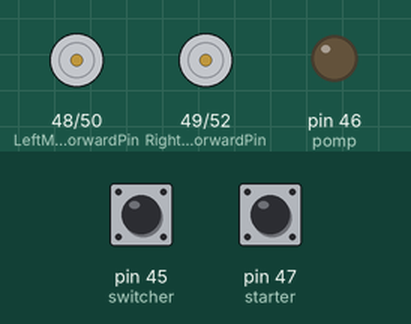
A sketch run on a simulated Arduino Mega 2560, built with avr-gcc and run on an emulated ATmega2560. Parts: motor-driver pin pairs drawn as motors (green arrow = first pin HIGH = forward, orange = second pin HIGH = backward, longer = more drive, scaled by the enable pin), output pins drawn as LEDs (lit = HIGH). Inputs (shaded band) come from the test bench; at power-on: pin 47 (starter) HIGH, pin 45 (switcher) HIGH.

Above: at 0.8 s.
0.9 s: pin 47 (starter) pulled LOW for 0.15 s
At 1.2 s:
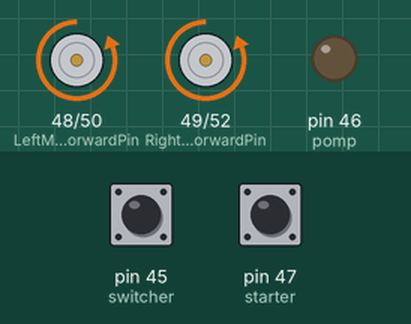
Timing chart, 0 to 7.4 s (numbered marks = the images above; inputs shaded):
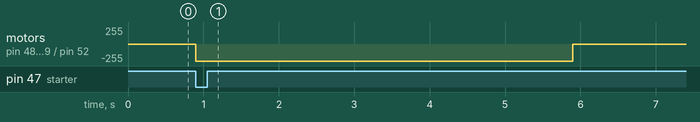

The sketch:

Small.ino
```cpp
#include <Wire.h>
#include "PCA9685.h"

const int PURPLE = 0;
const int YELLOW = 1;

int SIDE = PURPLE;


int L = 0;
int R = 1;

int starter = 47;
int switcher = 45;

PCA9685 driver;
PCA9685_ServoEvaluator pwmServo(102, 470);

int angles[5] = {0, 0, 0, 0, 0};
int pomp = 46;

#define LeftMotorBackwardPin 50
#define LeftMotorForwardPin 48
#define LeftMotorSpeedPin 51
#define LeftEncoderPin 5

#define RightMotorBackwardPin 52
#define RightMotorForwardPin 49
#define RightMotorSpeedPin 53
#define RightEncoderPin 6

String SUC = "~";  // символ успешного выполнения команды (см. api.py)
String ERR = "|";  // символ ошибки выполнения команды (см. api.py)
String REC = "-";  // символ успешного принятния команды (см. api.py)

void setup() {
  Wire.begin();
  Wire.setClock(400000);
  driver.resetDevices();
  driver.init(B000000);
  driver.setPWMFrequency(50);
  pinMode(pomp, OUTPUT);
  pinMode(LeftMotorForwardPin, OUTPUT);
  pinMode(LeftMotorBackwardPin, OUTPUT);

  pinMode(RightMotorForwardPin, OUTPUT);
  pinMode(RightMotorBackwardPin, OUTPUT);

  pinMode(LeftMotorSpeedPin, OUTPUT);
  pinMode(RightMotorSpeedPin, OUTPUT);

  pinMode(LeftEncoderPin, INPUT_PULLUP);
  pinMode(RightEncoderPin, INPUT_PULLUP);

  pinMode(switcher,  INPUT_PULLUP);
  pinMode(starter,  INPUT_PULLUP);
  Serial.setTimeout(150);

  while (digitalRead(starter) != 0) {}

  if (digitalRead(switcher) == 1) {
    SIDE = PURPLE;
    Serial.println("PURPLE");
  } else {
    SIDE = YELLOW;
    Serial.println("YELLOW");
  }
  analogWrite(LeftMotorSpeedPin, 100);
  analogWrite(RightMotorSpeedPin, 100);
  digitalWrite(LeftMotorForwardPin, HIGH);
  digitalWrite(RightMotorForwardPin, HIGH);

  digitalWrite(LeftMotorForwardPin, LOW);
  digitalWrite(RightMotorForwardPin, LOW);

  Serial.begin(9600);
  Serial1.begin(9600);
}

/*    Команды представленны в виде имя(параметр1, параметр2)    */
void loop() {
  digitalWrite(LeftMotorBackwardPin, HIGH);
  digitalWrite(RightMotorBackwardPin, HIGH);
  digitalWrite(LeftMotorForwardPin, LOW);
  digitalWrite(RightMotorForwardPin, LOW);
  analogWrite(LeftMotorSpeedPin, 250);
  analogWrite(RightMotorSpeedPin, 250);
  delay(5000);
  digitalWrite(LeftMotorForwardPin, LOW);
  digitalWrite(RightMotorForwardPin, LOW);
  digitalWrite(LeftMotorBackwardPin, LOW);
  digitalWrite(RightMotorBackwardPin, LOW);
  delay(100000);
  //  if (Serial1.available() > 0) {
  int data = Serial1.read();
  Serial.println(data);
  //  }
  //  while (Serial.available() > 0) {  // ждём команду
  //    String in = String(Serial.readStringUntil('\n'));  // считывание строки
  //    if (in != "") {
  //      Serial.println(in);
  //      String cmd = split(in, '(', 0);  // находим имя команды
  //      String params = split(split(in, '(', 1), ')', 0);  // массив с параметрами
  //      if (cmd == "cf") {  // калибровка: вперёд
  //        Serial.print(REC);  // подтверждение принятия
  //        c_f();
  //        Serial.print(SUC);  // подтверждение выполнения
  //      }
  //      else if (cmd == "cb") {  // калибровка: назад
  //        Serial.print(REC);  // подтверждение принятия
  //        backward(2);
  //        Serial.print(SUC);  // подтверждение выполнения
  //      }
  //      else if (cmd == "cl") {  // калибровка: влево
  //        Serial.print(REC);  // подтверждение принятия
  //        left(8);
  //        Serial.print(SUC);  // подтверждение выполнения
  //      }
  //      else if (cmd == "cr") {  // калибровка: вправо
  //        Serial.print(REC);  // подтверждение принятия
  //        right(8);
  //        Serial.print(SUC);  // подтверждение выполнения
  //      }
  //      else if (cmd == "f") {
  //        int dist = split(params, ",", 0).toInt();
  //        forward(dist);
  //      }
  //      else if (cmd == "b") {
  //        int dist = split(params, ",", 0).toInt();
  //        backward(dist);
  //      }
  //      else if (cmd == "ccb") {
  //        int dist = split(params, ",", 0).toInt();
  //        backward_calib(dist);
  //      }
  //      else if (cmd == "l") {
  //        int dist = split(params, ",", 0).toInt();
  //        left(dist);
  //      }
  //      else if (cmd == "r") {
  //        int dist = split(params, ",", 0).toInt();
  //        right(dist);
  //      }
  //      else {
  //        Serial.print(in);
  //        Serial.print(REC);  // подтверждение принятия
  //        delay(100);
  //        Serial.print(ERR);
  //      }
  //    } else {
  //      Serial.print(in);
  //      Serial.print(REC);  // подтверждение принятия
  //      delay(100);
  //      Serial.print(ERR);
  //    }
  //  }
}
```

Communication.ino
```cpp
boolean newData = false;
const byte numChars = 32;
char receivedChars[numChars];

String getString() {
  static boolean recvInProgress = false;
  static byte ndx = 0;
  char startMarker = '<';
  char endMarker = '\n';
  char rc;

  rc = Serial.read();

  if (recvInProgress == true) {
    if (rc != endMarker) {
      receivedChars[ndx] = rc;
      ndx++;
      if (ndx >= numChars) {
        ndx = numChars - 1;
      }
    }
    else {
      receivedChars[ndx] = '\0'; // terminate the string
      recvInProgress = false;
      ndx = 0;
      newData = true;
    }
  }

  else if (rc == startMarker) {
    recvInProgress = true;
  }

  if (newData == true) {
    newData = false;
    return receivedChars;
  } else {
    return "";
  }

}

String split2(String data, char separator, int index) {
  int maxIndex = data.length() - 1;
  int j = 0;
  String chunkVal = "";

  for (int i = 0; i <= maxIndex && j <= index; i++)
  {
    chunkVal.concat(data[i]);

    if (data[i] == separator)
    {
      j++;

      if (j > index)
      {
        chunkVal.trim();
        return chunkVal;
      }

      chunkVal = "";
    }
    else if ((i == maxIndex) && (j < index)) {
      chunkVal = "";
      return chunkVal;
    }
  }
}

String split(String StringToSplit, char SplitChar, int StringPartIndex) {
  StringToSplit += SplitChar;
  String originallyString = StringToSplit;
  String outString = "";
  for (int i1 = 0; i1 <= StringPartIndex; i1++)
  {
    outString = "";
    int SplitIndex = StringToSplit.indexOf(SplitChar);

    if (SplitIndex == -1)
    {
      return outString;
    }
    for (int i2 = 0; i2 < SplitIndex; i2++)
    {
      outString += StringToSplit.charAt(i2);
    }
    StringToSplit = StringToSplit.substring(StringToSplit.indexOf(SplitChar) + 1);
  }
  return outString;
}
```

Manipulator.ino
```cpp
void setAngle_(int servo_id, int angle) {
  driver.setChannelPWM(servo_id, pwmServo.pwmForAngle(angle));
}
void setAngle(int servo_id, int angle, int del) {
  if (del == 0) {
    setAngle_(servo_id, angle);
    angles[servo_id] = angle;
    return;
  }

  int prev = angles[servo_id];
  int curr = angle;

  if (prev < curr) {
    for (int a = prev; a <= curr; ++a) {
      setAngle_(servo_id, a);
      delay(del);
    }
  } else {
    for (int a = prev; a > curr; --a) {
      setAngle_(servo_id, a);
      delay(del);
    }
  }

  angles[servo_id] = curr;
}
void setAngle(int servo_id, int angle) {
  setAngle(servo_id, -angle, 0);
  angles[servo_id] = angle;
}

void startPark() {
  setAngle(1, -30);
  setAngle(2, 20);
  setAngle(3, 80);
  setAngle(4, 60);
}

void park() {
  setAngle(1, -30);
  setAngle(2, 20);
  setAngle(3, 80);
  setAngle(4, 40);
}

void straight() {
  setAngle(0, 0);
  for (int i = 1; i < 5; ++i) {
    setAngle(i, 10);
    delay(10);
  }
}

void enablePomp() {
  digitalWrite(pomp, LOW);
}

void disablePomp() {
  digitalWrite(pomp, HIGH);
}

void ostrich() {  // спрятал голову в песок
  setAngle(1, 75);
  setAngle(2, -65);
  setAngle(3, -78);
  delay(1000);
  setAngle(0, 80);
}

void putUp(int dir) {
  setAngle(0, dir == L ? 20 : -12); // L - 20
  setAngle(1, -5); // L - -5
  setAngle(2, dir == L ? -20 : -25);
  setAngle(3, dir == L ? -45 : -50); //L - -45
}

void putDown(int dir) {
  setAngle(0, dir == L ? 25 : -20); // L - 20
  setAngle(1, dir == L ? 40 : 35); // L - -5
  setAngle(2, dir == L ? -90 : -90);
  setAngle(3, dir == L ? -45 : -45); //L - -45
}

void grab(int angle, double distance, double height) {
  setAngle(0, angle, 10);

  delay(400);

  double a1 = 30 + 50 * distance;
  double a2 =  0 + 50 * (1 - distance);
  double a4 = 20 + 38 * distance;

  a1 -= 10 * height;
  a4 += 10 * height;

  setAngle(4, 20);
  delay(100);
  setAngle(1, a1);
  setAngle(2, a2);
  setAngle(3, a2);
}

void grab() {
  setAngle(0, 0);
  setAngle(1, 80);
  setAngle(3, 40);
  delay(1000);
  straight();
  enablePomp();
  grab(0, 0.25, 0.9);
  delay(1000);
  straight();
  delay(1000);
}

void midPos() {
  setAngle(1, 60);
  setAngle(2, -40);
  setAngle(3, -85);
  setAngle(4, -10);
}

void takeUp() {
  setAngle(1, 35);
  setAngle(1, 0);
  setAngle(3, -45);
}

void takeDown() {
  setAngle(1, 35);
  setAngle(2, -80);
  setAngle(3, -60);
  setAngle(4, -20);
}

void kickRight() {
  disablePomp();
  setAngle(0, 20);
  delay(1000);
}

void kickLeft() {
  disablePomp();
  delay(300);
  setAngle(0, -20);
  delay(1000);
}

void zero() {
  disablePomp();
  setAngle(1, 45);
  setAngle(4, 10);
  ostrich();
}


void takeLU() {
  grab();
  midPos();
  delay(1000);
  setAngle(0, 20);
  takeUp();
  delay(1000);
  kickLeft();
  zero();
}

void takeRU() {
  grab();
  midPos();
  delay(1000);
  setAngle(0, -25);
  takeUp();
  delay(1000);
  kickRight();
  zero();
}

void takeLD() {
  grab();
  midPos();
  delay(1000);
  setAngle(0, 23);
  takeDown();
  delay(300);
  kickLeft();
  zero();
}

void takeRD() {
  enablePomp();
  grab();
  midPos();
  delay(1000);
  setAngle(0, -35);
  takeDown();
  delay(300);
  delay(300);
  kickRight();
  zero();
}

int takeNumber = 0;
void take() {
  switch (takeNumber) {
    case 3:
      takeRU();
      break;
    case 1:
      takeLU();
      break;
    case 2:
      takeLD();
      break;
    case 0:
      takeRD();
      break;
  }
  takeNumber++;
}
```

Wheels.ino
```cpp
float TicksInRotation = 400;
float WheelRadius = 4;
float WheelLength = WheelRadius * PI * 2;

int total_ticks = 0;
//void forward(int dist) {
//  int times = dist / 2;
//  total_ticks = 0;
//  for (int i = 0; i < times; i++) {
//    cf(true);
//  }
//}

void cf(bool smooth) {
  long int ticks = cm2tick(2);

  digitalWrite(LeftMotorForwardPin, HIGH);
  digitalWrite(RightMotorForwardPin, HIGH);
  if (!smooth) {
    total_ticks = 0;
  }
  go(ticks, SIDE == PURPLE ? 100 : 60, SIDE == PURPLE ? 60 : 100, smooth);

  digitalWrite(LeftMotorForwardPin, LOW);
  digitalWrite(RightMotorForwardPin, LOW);
}

void c_f() {
  int dist = 8;
  int times = dist / 2;
  total_ticks = 0;
  for (int i = 0; i < times; i++) {
    cf(false);
  }
}

void forward(int mm) {
  analogWrite(LeftMotorSpeedPin, 105);
  analogWrite(RightMotorSpeedPin, 60);

  digitalWrite(LeftMotorForwardPin, HIGH);
  digitalWrite(RightMotorForwardPin, HIGH);

  int lastState = 0;
  int counter = 0;
  int ticks = (500.0 / 190.0) * mm;
  while (counter <= ticks) {
    int cur = digitalRead(RightEncoderPin);
    if (cur != lastState) {
      lastState = cur;
      counter++;
    }
  }

  digitalWrite(LeftMotorForwardPin, LOW);
  digitalWrite(RightMotorForwardPin, LOW);

  digitalWrite(LeftMotorBackwardPin, HIGH);
  digitalWrite(RightMotorBackwardPin, HIGH);
  delay(50);
  digitalWrite(LeftMotorBackwardPin, LOW);
  digitalWrite(RightMotorBackwardPin, LOW);
  left(5);
}

void backward(int dist) {

  long int ticks = cm2tick(dist);
  analogWrite(LeftMotorSpeedPin, 200);
  analogWrite(RightMotorSpeedPin, 90);

  digitalWrite(LeftMotorBackwardPin, HIGH);
  digitalWrite(RightMotorBackwardPin, HIGH);
  go(ticks, SIDE == PURPLE ? 100 : 60, SIDE == PURPLE ? 60 : 100, false);

  digitalWrite(LeftMotorBackwardPin, LOW);
  digitalWrite(RightMotorBackwardPin, LOW);
}

void backward_calib(int dist) {

  analogWrite(LeftMotorSpeedPin, 200);
  analogWrite(RightMotorSpeedPin, 90);

  digitalWrite(LeftMotorBackwardPin, HIGH);
  digitalWrite(RightMotorBackwardPin, HIGH);
  delay(dist);

  digitalWrite(LeftMotorBackwardPin, LOW);
  digitalWrite(RightMotorBackwardPin, LOW);
}

void left(int dist) {

  long int ticks = cm2tick(dist);
  analogWrite(LeftMotorSpeedPin, 200);
  analogWrite(RightMotorSpeedPin, 90);

  digitalWrite(LeftMotorBackwardPin, HIGH);
  digitalWrite(RightMotorForwardPin, HIGH);
  go(ticks, SIDE == PURPLE ? 100 : 60, SIDE == PURPLE ? 60 : 100, false);

  digitalWrite(LeftMotorBackwardPin, LOW);
  digitalWrite(RightMotorForwardPin, LOW);
}

void right(int dist) {

  long int ticks = cm2tick(dist);
  analogWrite(LeftMotorSpeedPin, 200);
  analogWrite(RightMotorSpeedPin, 90);

  digitalWrite(LeftMotorForwardPin, HIGH);
  digitalWrite(RightMotorBackwardPin, HIGH);
  go(ticks, SIDE == PURPLE ? 100 : 60, SIDE == PURPLE ? 60 : 100, false);

  digitalWrite(LeftMotorForwardPin, LOW);
  digitalWrite(RightMotorBackwardPin, LOW);
}

long int cm2tick(float cm) {
  cm /= 10.0;
  float rotates = (float)cm / (float)WheelLength;
  return rotates * TicksInRotation;
}


void go(int ticks, int gL, int gR, bool sm) {
  int counter = 1;
  int lastState = 0;
  Serial.println(ticks);
  int L, R, stepL = 0, stepR = 0;
  if (sm) {
    L = gL / 2;
    R = gR / 2;
    stepL = L / 5;
    stepR = R / 5;
    L += 20;
    R += 20;
  } else {
    L = gL;
    R = gR;
  }
  Serial.println(ticks);
  while (counter <= ticks) {
    int cur = digitalRead(RightEncoderPin);
    if (sm) {
      if (total_ticks <  500 && counter % 10 == 0) {
        L += stepL;
        R += stepR;
      }
    }
    analogWrite(LeftMotorSpeedPin, L);
    analogWrite(RightMotorSpeedPin, R);
    if (cur != lastState) {
      lastState = cur;
      counter = counter + 1;
      total_ticks++;
    }
    Serial.println(total_ticks);
  }
}
```

Measured:
- after the input at 0.9 s, motor on pin 48 (LeftMotorForwardPin) / pin 50 (LeftMotorBackwardPin), motor on pin 49 (RightMotorForwardPin) / pin 52 (RightMotorBackwardPin): stopped → backward 255/255 at once, → stopped 5.0 s later
